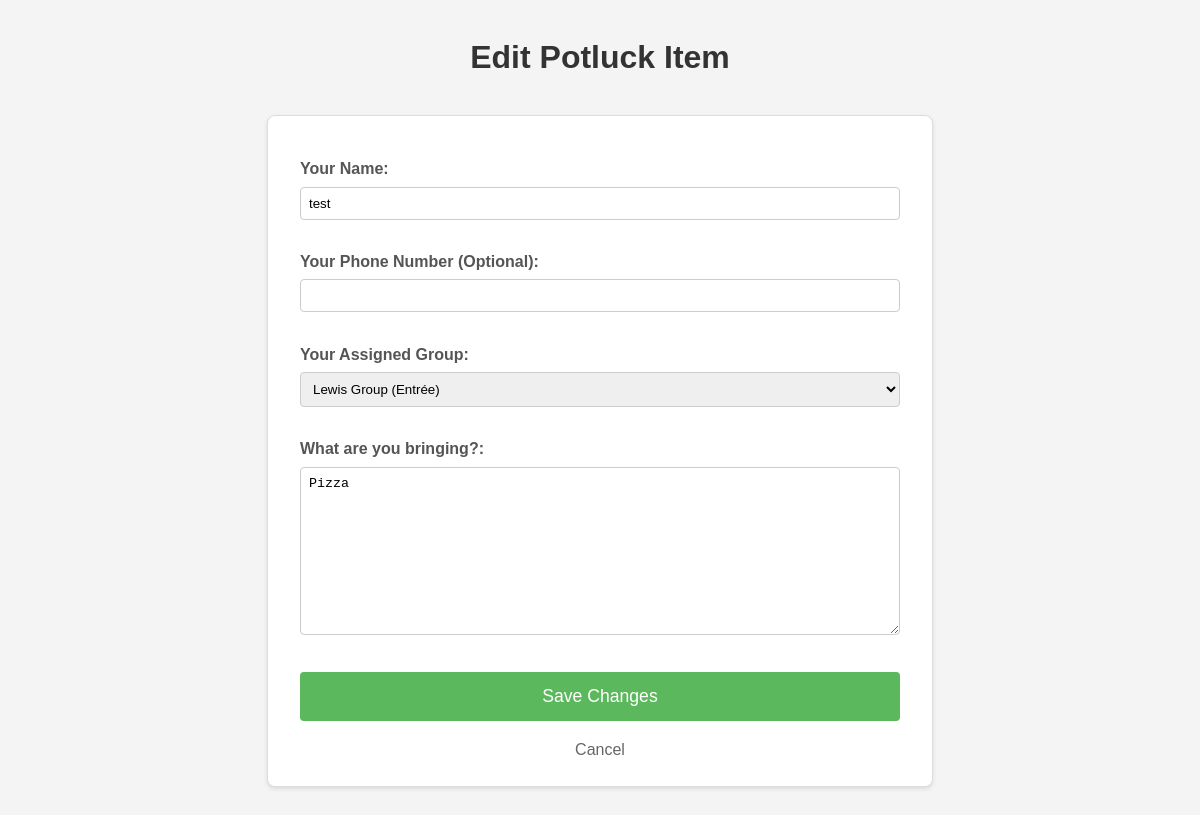
Page /edit/2/ on the committed database.
### invites/models.py (models this page shows, shortened)
class PotluckItem(models.Model):
    submitter_name = models.CharField(
        max_length=100,
        verbose_name="Your Name"
    )
    submitter_phone = models.CharField(
        max_length=20, # Allow for different formats
        blank=True,
        null=True, # Store NULL in DB if blank
        verbose_name="Your Phone Number (Optional)"
    )
    group_name = models.CharField(
        max_length=50, # Increased max_length for longer names
        choices=GROUP_CHOICES,
        verbose_name="Your Assigned Group"
    )
    category = models.CharField(
        max_length=20,
        choices=CATEGORY_CHOICES,
    )
    item_description = models.TextField(
        verbose_name="What are you bringing?"
    )
    submitted_at = models.DateTimeField(
        auto_now_add=True,
        editable=False
    )
    class Meta:
        ordering = ['category', 'submitted_at']
        verbose_name = "Potluck Item"
        verbose_name_plural = "Potluck Items"

### invites/views.py (the view)
# urls.py: path('edit/<int:pk>/', views.edit_item_view, name='edit_item'),
def edit_item_view(request, pk):
    item_to_edit = get_object_or_404(PotluckItem, pk=pk)
    if request.method == 'POST':
        form = PotluckItemForm(request.POST, instance=item_to_edit)
        if form.is_valid():
            potluck_item = form.save(commit=False)
            selected_group = form.cleaned_data['group_name']
            potluck_item.category = GROUP_TO_CATEGORY_MAPPING.get(selected_group, 'Unknown')
            potluck_item.save()
            return redirect('potluck_list')
    else: # GET request
        form = PotluckItemForm(instance=item_to_edit)
    context = {
        'form': form,
        'item_to_edit': item_to_edit # Pass the item for context (e.g., in title)
    }
    return render(request, 'invites/edit_item.html', context)

### invites/forms.py
class PotluckItemForm(forms.ModelForm):
    class Meta:
        model = PotluckItem
        fields = ['submitter_name', 'submitter_phone', 'group_name', 'item_description']
    def __init__(self, *args, **kwargs):
        super().__init__(*args, **kwargs)
        self.fields['submitter_name'].widget.attrs.update({'class': 'form-control'})
        self.fields['submitter_phone'].widget.attrs.update({'class': 'form-control'})
        self.fields['group_name'].widget.attrs.update({'class': 'form-select'})
        self.fields['item_description'].widget.attrs.update({'class': 'form-control'})

### invites/templates/invites/edit_item.html (shortened to what this page needs)
<!DOCTYPE html>
<html lang="en">
<head>
</head>
<body>
    <h1>Edit Potluck Item</h1>
    <div class="form-container">
        <form method="post">
            <p>
                <label for="{{ form.submitter_name.id_for_label }}">{{ form.submitter_name.label }}:</label>
                {{ form.submitter_name }}
            </p>
            <p>
                <label for="{{ form.submitter_phone.id_for_label }}">{{ form.submitter_phone.label }}:</label>
                {{ form.submitter_phone }}
            </p>
            <p>
                <label for="{{ form.group_name.id_for_label }}">{{ form.group_name.label }}:</label>
                {{ form.group_name }}
            </p>
            <p>
                <label for="{{ form.item_description.id_for_label }}">{{ form.item_description.label }}:</label>
                {{ form.item_description }}
            </p>
            <button type="submit">Save Changes</button>
        </form>
        <a href="{% url 'potluck_list' %}" class="cancel-link">Cancel</a>
    </div>
</body>
</html>

### invites/templates/invites/edit_item.html (style rules this page uses)
body { font-family: sans-serif; line-height: 1.6; margin: 2em; background-color: #f4f4f4; }
h1 { margin-bottom: 0.5em; color: #333; text-align: center; }
.form-container { background-color: #fff; padding: 1.5em 2em; border: 1px solid #ddd; margin: 2em auto; border-radius: 8px; max-width: 600px; box-shadow: 0 2px 4px rgba(0,0,0,0.1); }
.form-container label { display: block; margin-bottom: 0.3em; font-weight: bold; color: #555; }
.form-container input[type="text"], .form-container input[type="tel"], .form-container select, .form-container textarea { width: 100%; padding: 0.6em; margin-bottom: 1em; border: 1px solid #ccc; border-radius: 4px; box-sizing: border-box; }
.form-container textarea { min-height: 80px; }
.form-container button { display: block; width: 100%; padding: 0.8em 1.5em; background-color: #5cb85c; color: white; border: none; border-radius: 4px; cursor: pointer; font-size: 1.1em; transition: background-color 0.2s; }
.cancel-link { display: block; text-align: center; margin-top: 1em; color: #666; text-decoration: none; }

### rows in the picture
PotluckItem: submitter_name "test", group_name "Lewis Group (Entrée)", item_description "Pizza"
